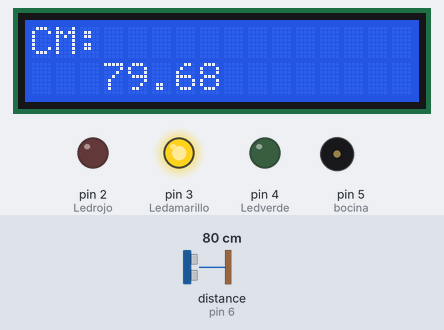
Bench run of a sketch on a simulated Arduino Uno, built with avr-gcc and run on an emulated ATmega328P. On the bench: 16×2 character LCD, output pins drawn as LEDs (lit = HIGH), buzzer (waves = sounding). Wiring (inferred from the names in the program): ultrasonic range finder: trigger pin 7; echo pin 6. The inputs (shaded band) are chosen by the test bench; at power-on: distance to the obstacle (sensor on pin 6) 80 cm. The echo pulse lasts 58.3 µs per cm; pins used as bus, display or sensor lines are not drawn.

Above: at 1.2 s.
1.3 s: distance to the obstacle (sensor on pin 6) set to 2 cm
At 2.2 s:
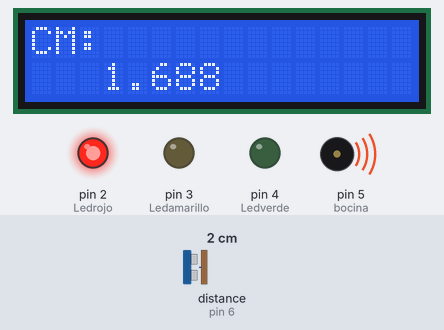
2.9 s: distance to the obstacle (sensor on pin 6) set to 29 cm
At 3.7 s:
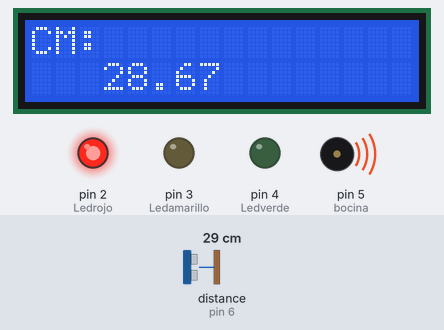
4.4 s: distance to the obstacle (sensor on pin 6) set to 33 cm
At 4.55 s:
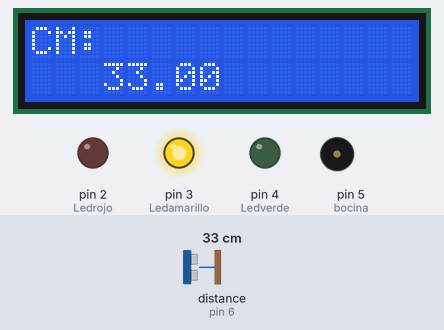
5.9 s: distance to the obstacle (sensor on pin 6) set to 77 cm
At 6.3 s:
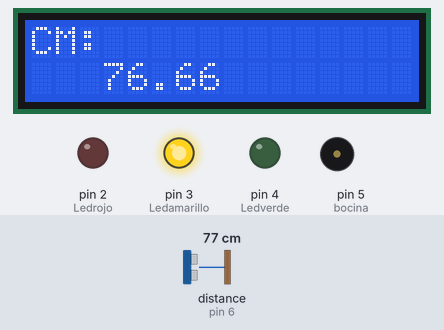
7.4 s: distance to the obstacle (sensor on pin 6) set to 83 cm
At 8.6 s:
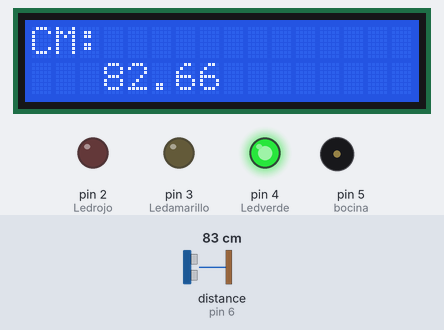
Timing chart, 0 to 9.9 s (numbered marks = the images above; inputs shaded):
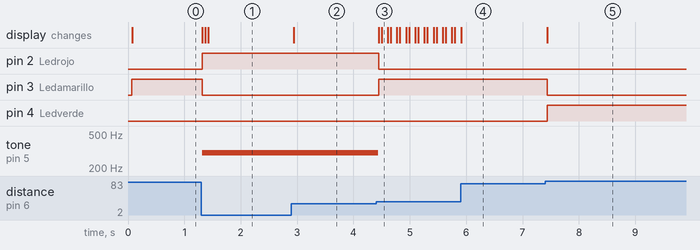

The sketch:

sensor.ino
```cpp
#include <LiquidCrystal.h> //libreria para la pantalla lcd


LiquidCrystal lcd(13,12,11,10,9,8); //definimos los pines de la pantalla que vamos a utilizar

//pines del sensor HC-SR04
int disparador = 7;   // triger
int entrada = 6;      // echo

//leds
int Ledrojo = 2;
int Ledamarillo = 3;
int Ledverde = 4;

//bocina
int bocina=5;

float distancia;
long tiempo;

void setup() {
  //inicializamos los pines de entrada y salida
  pinMode(disparador, OUTPUT);
  pinMode(entrada, INPUT);

  //inicializamos los leds
  pinMode(Ledrojo, OUTPUT);
  pinMode(Ledverde, OUTPUT);
  pinMode(Ledamarillo, OUTPUT);

  //inicilizamos la bocina
  pinMode(bocina,OUTPUT);

  //iniciamos la pantalla, ponemos un mensaje y limpiamos
  lcd.begin(16,2);
  lcd.print("Proyecto");
  lcd.clear();
}

void loop() {

  //Ensendemos el sensor por 10 milis y apagamos
  digitalWrite(disparador, HIGH);
  delayMicroseconds(10);
  digitalWrite(disparador, LOW);

  //calculo de la distancia
  tiempo = (pulseIn(entrada, HIGH)/2); //utilizamos la funcion pulseIn
  distancia = float(tiempo * 0.0343);

  //encendemos el led rojo si la distancia es menor a 30 y encendemos la bocina
  if(distancia < 30){
      digitalWrite(Ledrojo,HIGH);
      digitalWrite(Ledverde,LOW);
      digitalWrite(Ledamarillo,LOW);
      tone(5,210,50);
      tone(5,300,50);
    }

  //encendemos el led amarillo si la distancia es menor a 80
  if(distancia >= 30 && distancia < 80){
    digitalWrite(Ledrojo,LOW);
    digitalWrite(Ledamarillo,HIGH);
    digitalWrite(Ledverde,LOW);
  }

  //encendemos el led verde si la distancia es mayor o igual a 80
  if(distancia >= 80){
    digitalWrite(Ledrojo,LOW);
    digitalWrite(Ledamarillo,LOW);
    digitalWrite(Ledverde,HIGH);
   }

  lcd.setCursor(0,0);  //colocamos el cursor de la pantalla en el inicio
  lcd.print("CM:"); //ponemos CM en la pantalla
  lcd.setCursor(3,1);  //colocamos el cursor de la pantalla en 3,1
  lcd.print(distancia);  //ponemos la distancia calculada
  delay(50);
}
```

Measured:
- the behaviour switches between 30 and 31 cm on distance to the obstacle (sensor on pin 6) (found by bisection; images 2 and 3)
- the behaviour switches between 80 and 81 cm on distance to the obstacle (sensor on pin 6) (found by bisection; images 4 and 5)
- after the input at 1.3 s, pin 2 (Ledrojo): LOW → HIGH at once; pin 3 (Ledamarillo): HIGH → LOW at once; tone on pin 5 (bocina): silent → 300 Hz at once; the display: changes at once (image 1)
- after the input at 2.9 s, the display: changes at once (image 2)
- after the input at 4.4 s, pin 2 (Ledrojo): HIGH → LOW at once; pin 3 (Ledamarillo): LOW → HIGH at once; tone on pin 5 (bocina): 300 Hz → silent at once; the display: first changes after 0.05 s (image 3 shows a later state)
- after the input at 5.9 s, the display: changes at once (image 4)
- after the input at 7.4 s, pin 3 (Ledamarillo): HIGH → LOW at once; pin 4 (Ledverde): LOW → HIGH at once; the display: changes at once (image 5)
